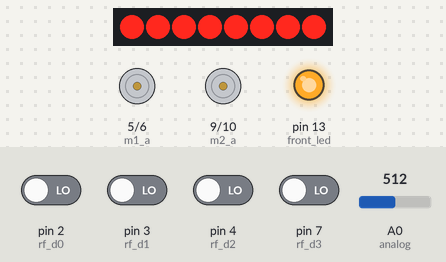
Recording of a program running on a simulated Arduino Uno, built with avr-gcc and run on an emulated ATmega328P. Shown: 8 shift-register outputs drawn as a row of LEDs (first output left, lit = HIGH), motor-driver pin pairs drawn as motors (green arrow = first pin HIGH = forward, orange = second pin HIGH = backward, longer = more drive), output pins drawn as LEDs (lit = HIGH). Wiring (inferred from the names in the program): shift register (74HC595): data pin 11; shift clock pin 12; latch pin 8. Wiring (inferred from the signals the program sends): row of LEDs: on Q0, Q1, Q2, Q3, Q4, Q5, Q6, Q7. The test bench sets the inputs (shaded band); at power-on: pin 2 (rf_d0), pin 3 (rf_d1), pin 4 (rf_d2), pin 7 (rf_d3) LOW, A0 (analog) = 512. Pins used as bus, display or sensor lines are not drawn.

Above: at 1.2 s.
1.3 s: pin 2 (rf_d0) driven HIGH
At 2.0 s:
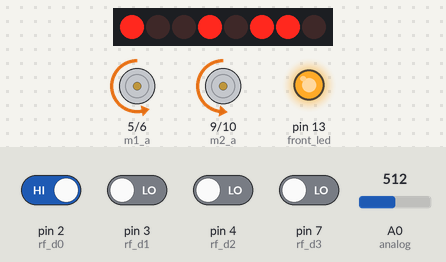
2.8 s: A0 (analog) set to 310
4.3 s: A0 (analog) set to 285
At 5.5 s:
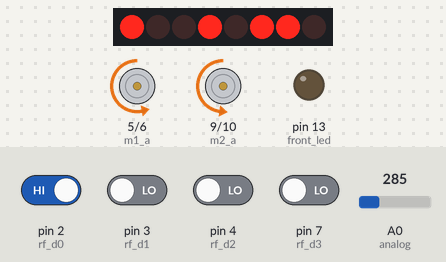
5.8 s: pin 4 (rf_d2) driven HIGH
At 6.7 s:
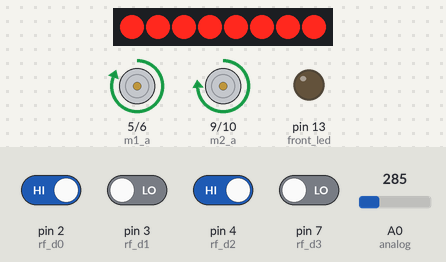
7.3 s: A0 (analog) set to 306
At 7.8 s:
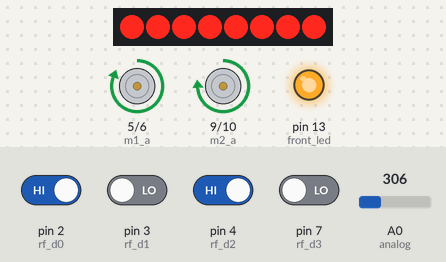
8.8 s: A0 (analog) set to 290
At 10.1 s:
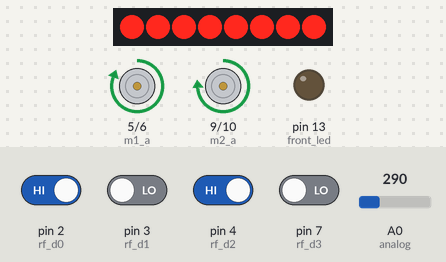
Timing chart, 0 to 11.3 s (numbered marks = the images above; inputs shaded):
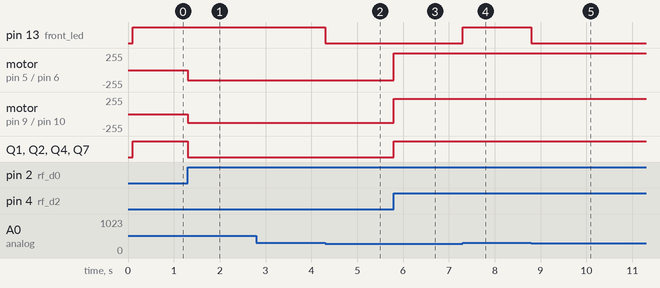

Measured:
- the behaviour switches between 301 and 300 on A0 (analog) (found by bisection; images 1 and 2)
- after the input at 1.3 s, motor on pin 5 (m1_a) / pin 6 (m1_b): stopped → backward 150/255 at once; motor on pin 9 (m2_a) / pin 10 (m2_b): stopped → backward 130/255 at once; Q1, Q2, Q4, Q7: HIGH → LOW at once
- after the input at 2.8 s, every drawn part: stays the same
- after the input at 4.3 s, pin 13 (front_led): HIGH → LOW at once
- after the input at 5.8 s, motor on pin 5 (m1_a) / pin 6 (m1_b): backward 150/255 → forward 255/255 at once; motor on pin 9 (m2_a) / pin 10 (m2_b): backward 130/255 → forward 230/255 at once; Q1, Q2, Q4, Q7: LOW → HIGH at once
- after the input at 7.3 s, pin 13 (front_led): LOW → HIGH at once
- after the input at 8.8 s, pin 13 (front_led): HIGH → LOW at once

The program:

main.cpp
```cpp
#include "control.h"

void setup()
{
  initialize();
  Asynchronous::get_instance()->initialize();
  wireless_task = new Task(100UL, wireless_controller);
  light_task = new Task(100UL, led_controller);
  motor_task = new Task(100UL, motor_controller);
  Serial.begin(9600);
}

void loop()
{
  Asynchronous::get_instance()->update();

  wireless_task->update();
  light_task->update();
  motor_task->update();

  Asynchronous::get_instance()->reset_tick();
}
```

asynchronous.h
```cpp
#ifndef _ASYNCHRONOUS_H_
#define _ASYNCHRONOUS_H_

#include "initialize.h"

class Asynchronous
{
private:
    unsigned long last_tick;
    unsigned long current_tick;

    Asynchronous() {}
    ~Asynchronous() {}

public:
    static Asynchronous *get_instance()
    {
        static Asynchronous *instance = new Asynchronous();
        return instance;
    }
    void initialize();
    void update();
    unsigned long delta();
    void reset_tick();
};

class Task
{
private:
    unsigned long elapsed_time;
    unsigned long work_time;
    int work_pin;
    void (*func)(int);
    void (*func2)();

public:
    Task(int, unsigned long, void (*func)(int));
    Task(unsigned long, void (*func)());
    ~Task();

    void update();
};

#endif /* _ASYNCHRONOUS_H_ */
```

control.h
```cpp
#ifndef CONTROL_H
#define CONTROL_H

#include "initialize.h"
#include "led.h"
#include "light_sensor.h"
#include "motor.h"
#include "wireless.h"
#include "asynchronous.h"

Wireless wireless;
LightSensor light_sensor;
Motor motor;
Led led;

Task *wireless_task;
Task *light_task;
Task *motor_task;

int temp = -1;

void initialize()
{
    wireless.set_pin_mode();
    light_sensor.set_pin_mode();
    motor.set_pin_mode();
    led.set_pin_mode();
}

void wireless_controller()
{

    if (wireless.status() == wireless_signal::A_button)
        temp = 0;
    else if (wireless.status() == wireless_signal::B_button)
        temp = 1;
    else if (wireless.status() == wireless_signal::C_button)
        temp = 2;
    else if (wireless.status() == wireless_signal::D_button)
        temp = 3;
    else
        temp = -1;
}

void led_controller()
{
    if (light_sensor.status() == light_sensor_signal::dark)
        led.set_led(led_mode::front);
    else
        led.set_led(led_mode::off_front);
    if (temp == 2)
        led.set_led(led_mode::left);
    else if (temp == 3)
        led.set_led(led_mode::right);
    else if (temp == 1)
        led.set_led(led_mode::backward_led);
    else
        led.set_led(led_mode::off);

    //led.test();
}

void motor_controller()
{
    if (temp == 0)
        motor.motor(motor_control::forward);
    else if (temp == 1)
        motor.motor(motor_control::backward);
    else if (temp == 2)
        motor.motor(motor_control::left);
    else if (temp == 3)
        motor.motor(motor_control::right);
    else
        motor.motor(motor_control::stop);
}

#endif /* _CONTROL_H_ */
```

initialize.h
```cpp
#ifndef _INITIALIZE_H_
#define _INITIALIZE_H_

#include <Arduino.h>

enum class motor_control
{
    forward,
    backward,
    left,
    right,
    stop
};

enum class wireless_signal
{
    A_button,
    B_button,
    C_button,
    D_button,
    wait
};

enum class light_sensor_signal
{
    bright,
    dark
};

enum class led_mode {
    front,
    left,
    right,
    off,
    off_front,
    backward_led,
    blink
};

#endif // !_INITIALIZE_H_
```

led.h
```cpp
#ifndef _LED_H_
#define _LED_H_

#include "initialize.h"

class Led
{
private:
    int latch_pin = 8;
    int data_pin = 11;
    int clock_pin = 12;
    int front_led = 13;

    byte led_status = 0B00000000;

    byte left_led_bit = 0b10111110;
    byte right_led_bit = 0b11010111;
    byte red_led_bit = 0b01101001;
    byte led_off_bit = 0b11111111;
    byte yellow_led_bit = 0b10010110;

private:
    void led_front();
    void led_left();
    void led_right();
    void led_off();
    void led_off_front();
    void red_led();
    void yellow_led();

public:
    Led();
    ~Led();

    void set_pin_mode();

    void set_led(led_mode);
};

#endif /* _LED_H_ */
```

light_sensor.h
```cpp
#ifndef _LIGHT_SENSOR_H_
#define _LIGHT_SENSOR_H_

#include "initialize.h"

class LightSensor
{
private:
    int digital = 13;
    int analog = A0;

    bool is_bright();

public:
    LightSensor();
    ~LightSensor();

    void set_pin_mode();

    light_sensor_signal status();
};

#endif /* _LIGHT_SENSOR_H_ */
```

motor.h
```cpp
#ifndef _MOTOR_H_
#define _MOTOR_H_

#include "initialize.h"

class Motor
{
private:
    int m1_a = 5;
    int m1_b = 6;
    int m2_a = 9;
    int m2_b = 10;

private:
    void forward();
    void backward();
    void left();
    void right();
    void stop();

public:
    Motor();
    ~Motor();

    void set_pin_mode();
    void motor(motor_control);
};

#endif /* _MOTOR_H_ */
```

wireless.h
```cpp
#ifndef _WIRELESS_H_
#define _WIRELESS_H_

#include "initialize.h"

class Wireless
{
private:
    int rf_d2 = 4; // A button
    int rf_d0 = 2; // B button
    int rf_d3 = 7; // C button
    int rf_d1 = 3; // D button

public:
    bool A_is_pressing();
    bool B_is_pressing();
    bool C_is_pressing();
    bool D_is_pressing();

public:
    Wireless();
    ~Wireless();

    void set_pin_mode();

    wireless_signal status();
};

#endif // !_WIRELESS_H_H
```

asynchronous.cpp
```cpp
#include "asynchronous.h"

// Asynchronous
void Asynchronous::initialize()
{
    last_tick = millis();
}

void Asynchronous::update()
{
    current_tick = millis();
}

unsigned long Asynchronous::delta()
{
    return current_tick - last_tick;
}

void Asynchronous::reset_tick()
{
    last_tick = current_tick;
}

// Task
Task::Task(int workPin, unsigned long time, void (*func)(int))
{
    work_pin = workPin;
    work_time = time;
    elapsed_time = 0;
    this->func = func;
}

Task::Task(unsigned long time, void (*func)()) : work_time(time), func2(func), elapsed_time(0), work_pin(-1) {}

Task::~Task()
{
    work_pin = 0;
    work_time = 0;
    elapsed_time = 0;
    func = NULL;
    func2 = NULL;
}

void Task::update()
{
    elapsed_time += Asynchronous::get_instance()->delta();
    if (elapsed_time >= work_time)
    {
        elapsed_time -= work_time;
        if (func != NULL)
        {
            if (work_pin == -1)
                func2();
            else
                func(work_pin);
        }
        else if (func2 != NULL)
            func2();
    }
}
```

control.cpp
```cpp

```

led.cpp
```cpp
#include "led.h"

Led::Led(){};
Led::~Led(){};

void Led::set_pin_mode()
{
    pinMode(latch_pin, OUTPUT);
    pinMode(data_pin, OUTPUT);
    pinMode(clock_pin, OUTPUT);
    pinMode(front_led, OUTPUT);
}

void Led::led_front()
{
    if (digitalRead(front_led) == LOW)
        digitalWrite(front_led, HIGH);
}

void Led::led_right()
{
    digitalWrite(latch_pin, LOW);
    shiftOut(data_pin, clock_pin, MSBFIRST, right_led_bit);
    digitalWrite(latch_pin, HIGH);
}

void Led::led_left()
{
    digitalWrite(latch_pin, LOW);
    shiftOut(data_pin, clock_pin, MSBFIRST, left_led_bit);
    digitalWrite(latch_pin, HIGH);
}

void Led::led_off()
{
    digitalWrite(latch_pin, LOW);
    shiftOut(data_pin, clock_pin, MSBFIRST, led_off_bit);
    digitalWrite(latch_pin, HIGH);
}

void Led::led_off_front()
{
    digitalWrite(front_led, LOW);
}

void Led::red_led()
{
    digitalWrite(latch_pin, LOW);
    shiftOut(data_pin, clock_pin, MSBFIRST, red_led_bit);
    digitalWrite(latch_pin, HIGH);
}

void Led::yellow_led()
{
    digitalWrite(latch_pin, LOW);
    shiftOut(data_pin, clock_pin, MSBFIRST, yellow_led_bit);
    digitalWrite(latch_pin, HIGH);
}

void Led::set_led(led_mode mode)
{
    switch (mode)
    {
    case led_mode::front:
        led_front();
        break;
    case led_mode::left:
        led_left();
        break;
    case led_mode::right:
        led_right();
        break;
    case led_mode::off_front:
        led_off_front();
        break;
    case led_mode::backward_led:
        red_led();
        break;
    default:
        led_off();
        break;
    }
}
```

light_sensor.cpp
```cpp
#include "light_sensor.h"

LightSensor::LightSensor() {}
LightSensor::~LightSensor() {}

void LightSensor::set_pin_mode()
{
    pinMode(digital, INPUT);
    pinMode(analog, INPUT);
}

bool LightSensor::is_bright()
{
    if (analogRead(analog) > 300)
        return false;
    return true;
}

light_sensor_signal LightSensor::status()
{
    if (is_bright())
        return light_sensor_signal::bright;
    if (!is_bright())
        return light_sensor_signal::dark;
}
```

motor.cpp
```cpp
#include "motor.h"

Motor::Motor(){};
Motor::~Motor(){};

void Motor::set_pin_mode()
{
    pinMode(m1_a, OUTPUT);
    pinMode(m1_b, OUTPUT);
    pinMode(m2_a, OUTPUT);
    pinMode(m2_b, OUTPUT);
}

void Motor::forward()
{
    digitalWrite(m1_a, HIGH);
    digitalWrite(m1_b, LOW);
    analogWrite(m2_a, 230);
    digitalWrite(m2_b, LOW);
}

void Motor::backward()
{
    digitalWrite(m1_a, LOW);
    analogWrite(m1_b, 150);
    digitalWrite(m2_a, LOW);
    analogWrite(m2_b, 130);
}

void Motor::right()
{
    analogWrite(m1_a, 0);
    analogWrite(m1_b, 100);
    analogWrite(m2_a, 100);
    analogWrite(m2_b, 0);
}

void Motor::left()
{
    analogWrite(m1_a, 100);
    analogWrite(m1_b, 0);
    analogWrite(m2_a, 0);
    analogWrite(m2_b, 100 );
}

void Motor::stop()
{
    digitalWrite(m1_a, LOW);
    digitalWrite(m1_b, LOW);
    digitalWrite(m2_a, LOW);
    digitalWrite(m2_b, LOW);
}

void Motor::motor(motor_control action)
{
    switch (action)
    {
    case motor_control::forward:
        forward();
        break;
    case motor_control::backward:
        backward();
        break;
    case motor_control::left:
        left();
        break;
    case motor_control::right:
        right();
        break;
    case motor_control::stop:
        stop();
        break;
    default:
        break;
    }
}
```

wireless.cpp
```cpp
#include "wireless.h"

Wireless::Wireless() {}
Wireless::~Wireless() {}

void Wireless::set_pin_mode()
{
    pinMode(rf_d0, INPUT);
    pinMode(rf_d1, INPUT);
    pinMode(rf_d2, INPUT);
    pinMode(rf_d3, INPUT);
}

bool Wireless::B_is_pressing()
{
    if (digitalRead(rf_d0) == HIGH)
        return true;
    else
        return false;
}

bool Wireless::D_is_pressing()
{
    if (digitalRead(rf_d1) == HIGH)
        return true;
    else
        return false;
}

bool Wireless::A_is_pressing()
{
    if (digitalRead(rf_d2) == HIGH)
        return true;
    else
        return false;
}

bool Wireless::C_is_pressing()
{
    if (digitalRead(rf_d3) == HIGH)
        return true;
    else
        return false;
}

wireless_signal Wireless::status()
{
    if (A_is_pressing())
        return wireless_signal::A_button;
    else if (B_is_pressing())
        return wireless_signal::B_button;
    else if (C_is_pressing())
        return wireless_signal::C_button;
    else if (D_is_pressing())
        return wireless_signal::D_button;
    else
        return wireless_signal::wait;
}
```
